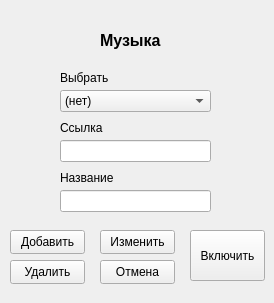
<?xml version="1.0" encoding="UTF-8"?>
<ui version="4.0">
 <class>Form</class>
 <widget class="QWidget" name="Form">
  <property name="geometry">
   <rect>
    <x>0</x>
    <y>0</y>
    <width>274</width>
    <height>303</height>
   </rect>
  </property>
  <property name="windowTitle">
   <string>Form</string>
  </property>
  <widget class="QLabel" name="label">
   <property name="geometry">
    <rect>
     <x>100</x>
     <y>30</y>
     <width>71</width>
     <height>21</height>
    </rect>
   </property>
   <property name="font">
    <font>
     <pointsize>12</pointsize>
     <bold>true</bold>
    </font>
   </property>
   <property name="text">
    <string>Музыка</string>
   </property>
  </widget>
  <widget class="QComboBox" name="cb_select">
   <property name="geometry">
    <rect>
     <x>60</x>
     <y>90</y>
     <width>151</width>
     <height>22</height>
    </rect>
   </property>
   <item>
    <property name="text">
     <string>(нет)</string>
    </property>
   </item>
  </widget>
  <widget class="QLineEdit" name="add_link">
   <property name="geometry">
    <rect>
     <x>60</x>
     <y>140</y>
     <width>151</width>
     <height>22</height>
    </rect>
   </property>
  </widget>
  <widget class="QLabel" name="label_2">
   <property name="geometry">
    <rect>
     <x>60</x>
     <y>70</y>
     <width>49</width>
     <height>16</height>
    </rect>
   </property>
   <property name="text">
    <string>Выбрать</string>
   </property>
  </widget>
  <widget class="QLabel" name="label_3">
   <property name="geometry">
    <rect>
     <x>60</x>
     <y>120</y>
     <width>61</width>
     <height>16</height>
    </rect>
   </property>
   <property name="text">
    <string>Ссылка</string>
   </property>
  </widget>
  <widget class="QPushButton" name="b_start">
   <property name="geometry">
    <rect>
     <x>190</x>
     <y>230</y>
     <width>75</width>
     <height>51</height>
    </rect>
   </property>
   <property name="text">
    <string>Включить</string>
   </property>
  </widget>
  <widget class="QPushButton" name="b_ok">
   <property name="geometry">
    <rect>
     <x>10</x>
     <y>230</y>
     <width>75</width>
     <height>24</height>
    </rect>
   </property>
   <property name="text">
    <string>Добавить</string>
   </property>
  </widget>
  <widget class="QPushButton" name="b_cancel">
   <property name="geometry">
    <rect>
     <x>100</x>
     <y>260</y>
     <width>75</width>
     <height>24</height>
    </rect>
   </property>
   <property name="text">
    <string>Отмена</string>
   </property>
  </widget>
  <widget class="QLineEdit" name="name">
   <property name="geometry">
    <rect>
     <x>60</x>
     <y>190</y>
     <width>151</width>
     <height>22</height>
    </rect>
   </property>
  </widget>
  <widget class="QLabel" name="label_4">
   <property name="geometry">
    <rect>
     <x>60</x>
     <y>170</y>
     <width>61</width>
     <height>16</height>
    </rect>
   </property>
   <property name="text">
    <string>Название</string>
   </property>
  </widget>
  <widget class="QPushButton" name="b_kill">
   <property name="geometry">
    <rect>
     <x>10</x>
     <y>260</y>
     <width>75</width>
     <height>24</height>
    </rect>
   </property>
   <property name="text">
    <string>Удалить</string>
   </property>
  </widget>
  <widget class="QPushButton" name="b_change">
   <property name="geometry">
    <rect>
     <x>100</x>
     <y>230</y>
     <width>75</width>
     <height>24</height>
    </rect>
   </property>
   <property name="text">
    <string>Изменить</string>
   </property>
  </widget>
 </widget>
 <resources/>
 <connections/>
</ui>
